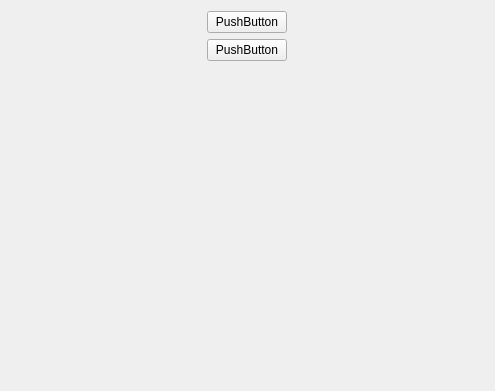
<?xml version="1.0" encoding="UTF-8"?>
<ui version="4.0">
 <class>MainWindow</class>
 <widget class="QMainWindow" name="MainWindow">
  <property name="geometry">
   <rect>
    <x>0</x>
    <y>0</y>
    <width>495</width>
    <height>391</height>
   </rect>
  </property>
  <property name="windowTitle">
   <string>MainWindow</string>
  </property>
  <widget class="QWidget" name="centralWidget">
   <layout class="QHBoxLayout" name="horizontalLayout_2" stretch="1,0">
    <item>
     <layout class="QHBoxLayout" name="horizontalLayout"/>
    </item>
    <item>
     <layout class="QVBoxLayout" name="verticalLayout">
      <item>
       <widget class="QPushButton" name="pushButton_2">
        <property name="sizePolicy">
         <sizepolicy hsizetype="Fixed" vsizetype="Fixed">
          <horstretch>0</horstretch>
          <verstretch>0</verstretch>
         </sizepolicy>
        </property>
        <property name="text">
         <string>PushButton</string>
        </property>
       </widget>
      </item>
      <item>
       <widget class="QPushButton" name="pushButton">
        <property name="sizePolicy">
         <sizepolicy hsizetype="Fixed" vsizetype="Fixed">
          <horstretch>0</horstretch>
          <verstretch>0</verstretch>
         </sizepolicy>
        </property>
        <property name="text">
         <string>PushButton</string>
        </property>
       </widget>
      </item>
      <item>
       <spacer name="verticalSpacer">
        <property name="orientation">
         <enum>Qt::Vertical</enum>
        </property>
        <property name="sizeHint" stdset="0">
         <size>
          <width>20</width>
          <height>40</height>
         </size>
        </property>
       </spacer>
      </item>
     </layout>
    </item>
   </layout>
  </widget>
 </widget>
 <layoutdefault spacing="6" margin="11"/>
 <resources/>
 <connections/>
</ui>
